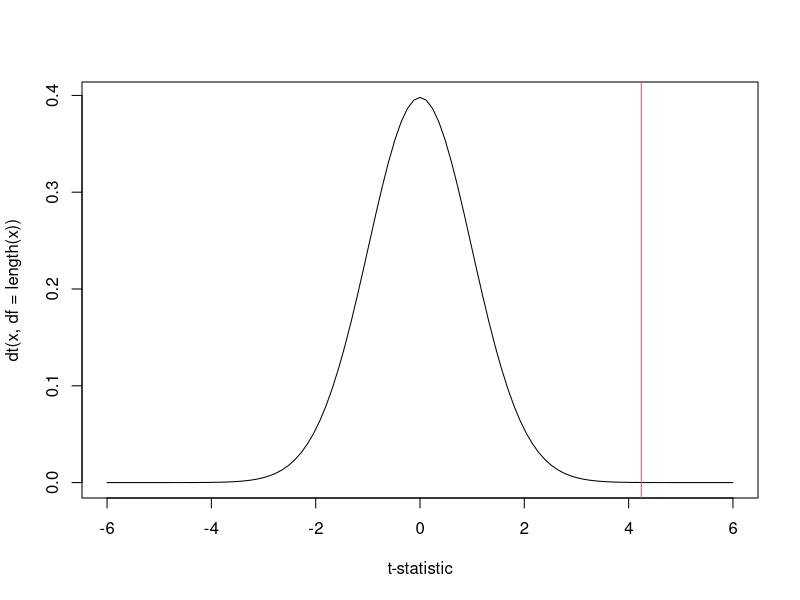
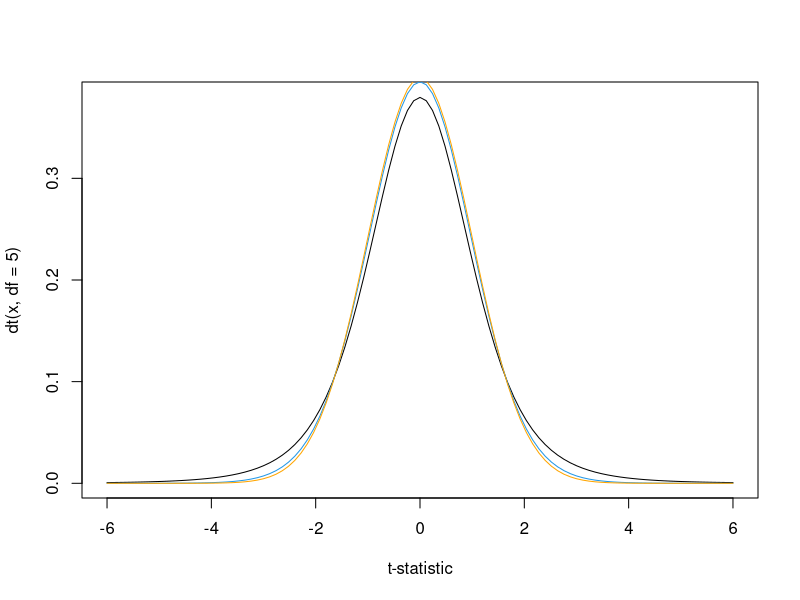
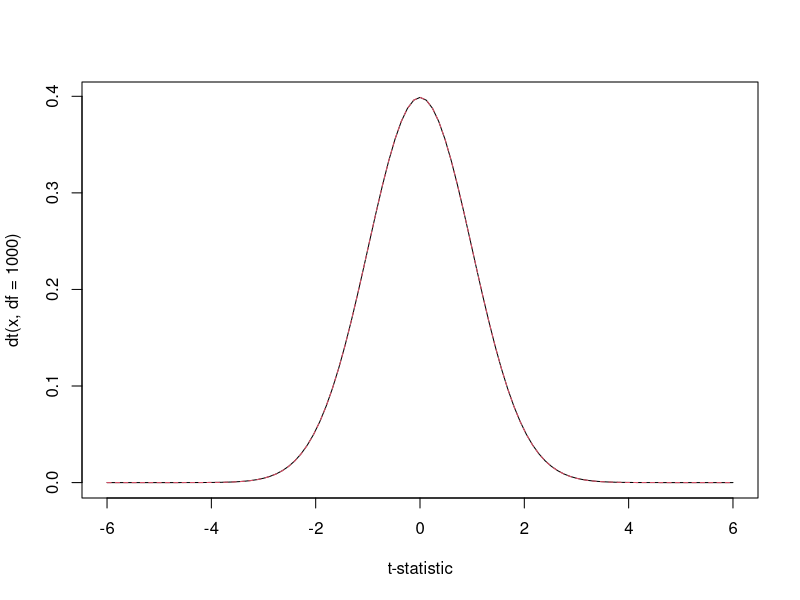
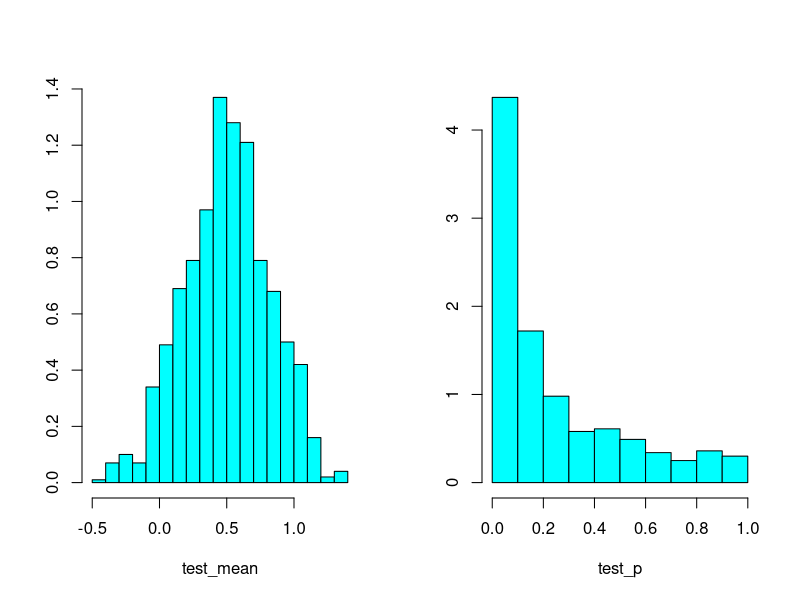
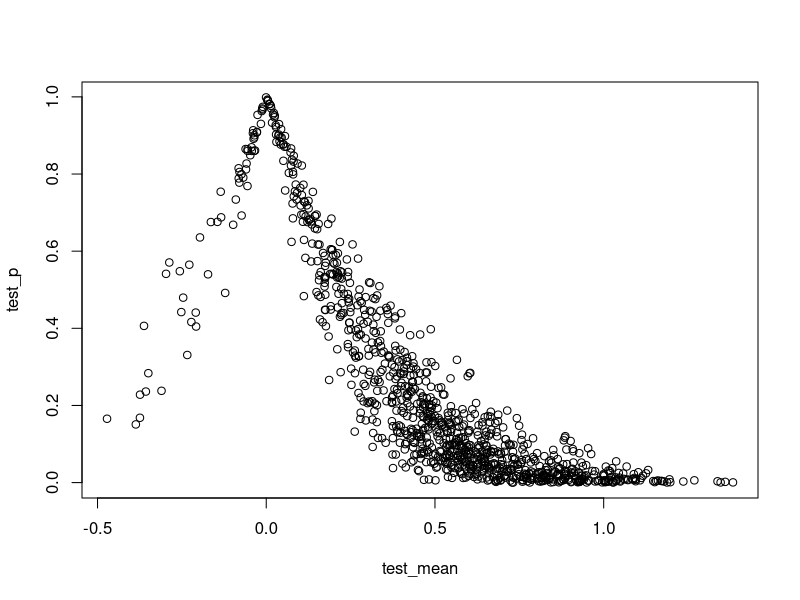
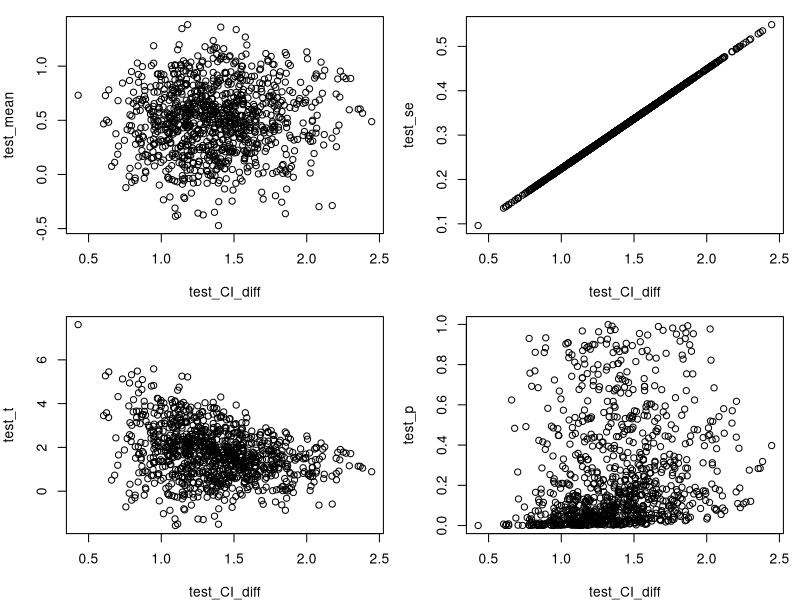
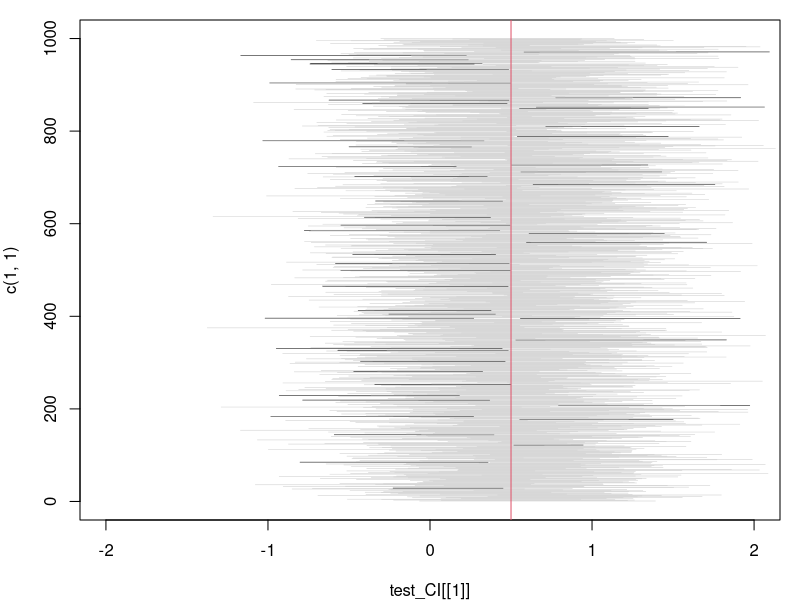

Generate these figures, in order, with R:
## R_Demo_Model_Evaluation_standard_errors_tstats_pvalues_CIs.R
##########################################################################
## INSTRUCTOR: Christopher Fariss
## COURSE NAME: Advanced Computational Methods for Social Media and Textual Data (3B or 2F)
## University of Essex Summer School 2023
##
## Date: 2023-08-16
##
## Please e-mail me if you find any errors or have and suggestions
## e-mail: cjf0006@gmail.com
## e-mail: cjfariss@umich.edu
##########################################################################
##
## See Davies chapter on Null Hypothesis testing
##
## Note: there are a lot of issues with this framework that we don't consider. But these issues are important for interpretation and use when using statistical tools today. And for remembering the context in which these tools were developed, which we link to themes in my Human Rights course.
##
## Check out this additional resources:
## https://tinystats.github.io/teacups-giraffes-and-statistics/06_standardError.html
##
## And some additiona references in case you are really curious:
##
## Neyman, J. (1937). Outline of a theory of statistical estimation based on the classical theory of probability. Philosophical Transactions of the Royal Society of London Series A, Mathematical and Physical Sciences, 236, 333–380.
##
## Morey, R.D., Hoekstra, R., Rouder, J.N. et al. Continued misinterpretation of confidence intervals: response to Miller and Ulrich. Psychon Bull Rev 23, 131–140 (2016). https://doi.org/10.3758/s13423-015-0955-8
##
##########################################################################
## Introduction to tutorial:
## For this R tutorial, we will learn:
##
## (1) First we will estimate the mean of the estimand (MU)
## (2) How to calculate and interpret standard errors
## (3) How to calculate and interpret t-statistics (or Z-scores)
## (4) How to calculate and interpret p-values
## (5) How to calculate and interpret a 95% Confidence Interval (CI)
##
## Warning!: p-values are weird and confusing. Put another way: WTF is a p-value?
##
## The p-value is a probability but it is not intuitive to think about. Even though p-values are confusing, they are used everywhere so we should try to understand what a p-value means and what it does not mean.
##
## First, to calculate a p-value, we need to first calculate the estimate of interest (e.g., mean, correlation coefficient, regression coefficient). Remember the mean or any other estimate is our representation or summary of our data. Conceptually, we think of the true value of the parameter we are interested in as unobservable so it's theoretical in nature. We call this the estimand or sometimes the population parameter (there are lots of ways to denote this idea).
##
## Second, we calculate the interval around the estimate, which is the standard error of the estimate (the standard error is technically the standard deviation of the estimate but since we only have one estimate and not a distribution of estimates we cannot simply calculate the standard deviation so we estimate it and call it the standard error). We use an estimator, which is just an algorithm or procedure to calculate the estimate.
##
## Third, we calculate the position of the estimate relative to 0 using a density function dt() or dnorm(). Usually, we use the Student's t distribution dt() but sometimes we use the normal density function dnorm(). Note that we are assuming that the distribution is centered at 0 (more on this assumption below).
##
## Fourth, we calculate the p-value. The p-value is the probability that the estimate is contained in the interval around 0, given that we assumed the estimate was 0 in the first place. But there are many other related but not quite correct interpretations of the p-value that exist so be wary!
##
## Put another way, the p-value is the probability that an estimate (e.g., mean, regression coefficient) is not far away from 0, assuming that 0 is the "truth".
##
## The assumption that the estimate is 0 is the "truth" is called the null hypothesis (H_{0}). We assume that the estimate is 0 and then see how far away (distance using a density function) it is from the value we actually calculate from the data. So we can define the p-value as the probability of the data given the null hypothesis: p(data | H0).
##
## p-values that are small, usually less than 0.1, 0.05, or 0.01, are used to make the statement that we "reject the null hypothesis" that the true estimate is 0.
##
## If the p-value is relatively large (usually larger than 0.1 or 0.05) then we make the statement that we "fail to reject the null hypothesis" that the true estimate is 0. Note that we do not say (and don't have evidence of) that the estimate is 0.
##
## To review: The p-value is the probability that the estimate is contained in the interval around 0. If the p-value is small, then we reject the null hypothesis and can then say we have evidence that the estimate is different than 0, given that we assumed the estimate was 0 in the first place.
##
## There are more intuitive and easy to understand probability statements that we can use to provide evidence that effects are different than 0 but null-hypothesis testing and its terminology is dominant in many different fields (even if not explicitly so) and are produced by many of the functions we use in R like lm(), t.test(), etc.
##
## We will consider the Bayesian version of the probability of an estimate in another lesson. Note here that formally it flips the conditional probability we defined above from p(data | H0) to p(H | data), where H is the research hypothesis we are testing and not the null hypothesis (H0).
##
## Fifth, we can use the standard error to construct a confidence interval (CI) around the estimate calculated in step (1). CIs are useful descriptions of the range of possible estimates and the uncertainty we have about the estimate we have produced.
##
## However, CIs are even stranger to think about than p-values given the above discussion. For the p-value, we assume the truth is 0 and estimate the distance from that point using a density function. For the CIs, we estimate an interval around the value of the estimate (e.g., the mean, regression coefficient, etc). Both the distance and the CI interval are constructed using the standard error of the estimate. For the p-value, we assume the ratio: estimate/se_estimate is a point on a density function, usually distributed according to either the Student's t distribution or the standard normal distribution (or the appropriate discrete density function for binary or count data). The CI is the estimate +/- the standard error * some value (usually 1.96 standard deviations for large samples of data, which corresponds with 95% Confidence).
##
## So we can say that we have 95% confidence that the interval generated from our data will contain the "true" parameter value or the estimand. But this is not a probability statement. Rather it is a statement about the proportion of times the interval we generate and call a confidence interval will contain 0.
##
## A confidence procedure (CP) is a procedure that generates confidence intervals, and is said to have a confidence coefficient of X % if, in repeated sampling, X % of intervals would contain the true parameter value for all values of the true value (Neyman 1937).
##
## p-values and CIs are strange statistical ideas to think about. With some tinkering though, we can alter these values and interpret them in more intuitive ways that are based on simple probabilities. We need to use Bayes rule and flip the conditional probability we defined above from p(data | H0) to p(H | data).

##
##########################################################################

library(MASS)

## function to calculate the standard error of the mean
mean_se <- function(x){
  sd(x)/sqrt(length(x))
}

## function to calculate the p-value of the mean
mean_pvalue <- function(x, test.alternative="two.sided"){
  if(test.alternative=="one.sided"){
    ## pt() gives the sum of density (cumulative density) for the student's t distribution for a range from -infinity to the value supplied to the function (this is a one-sided test)
    pt(mean(x)/mean_se(x), df=length(x)-1)
  } else if(test.alternative=="two.sided"){
    ## the value from the min() function is always less than or equal to 0.5 because values from 0 - .5 are less than values from 1 - (0 to .5) and values from .5 to 1 are greater than values from 1 - (.5 to 1)
    ## which is why we have to multiply the value returned by the min() function by 2 (we are adding up two equal size ends of the probability distribution)
    ## this gives us density from both sides of the Student's t distribution
    2 * min(pt(mean(x)/mean_se(x), df=length(x)-1), 1 - pt(mean(x)/mean_se(x), df=length(x)-1))
  } else{
    print("something is wrong!")
  }
}

## generate a simple variable (try different x's to see how the spread of the data influences the standard error, t-stat, p-value, and 95% CI)
x <- 1:5
#x <- c(1,1,3,5,5)
#x <- c(0,0,3,6,6)
#x <- c(-1,-1,3,7,7)
#x <- c(-2,-2,3,8,8)
#x <- c(-3,-3,3,9,9)
#x <- c(-10,-10,3,16,16)
#x <- c(-20,-20,3,26,26)
#x <- c(-100,-100,3,106,106)
#x <- -10:10
#x <- -9:11

x <- rep(1:5,20)
length(x)
x <- 1:5

## calculate an estimate and measures of the uncertainty of the estimate
mean(x) ## mean (estimate)
mean_se(x) ## standard error (standard deviation of the estimate)
mean(x)/mean_se(x) ## t-statistic (ratio of the estimate and the standard deviation of the estimate, which is interpreted as the position on a density function for the Student's t distribution or normal distribution if it's called the z-score)
mean_pvalue(x) ## p-value (probability of an estimated value far away from 0; assuming that 0 is the "Truth")

x <- 1:5
t.test(x)

t.test(x)$estimate ## mean (estimate)
t.test(x)$stderr ## standard error (standard deviation of the estimate)
t.test(x)$statistic ## t-statistic (ratio of the estimate and the standard deviation of the estimate, which is interpreted as the position on a density function for the Student's t distribution or the normal distribution if it's called the z-score)
t.test(x)$p.value ## p-value (probability of an estimated value far away from 0; assuming that 0 is the "Truth")


## let's look at the complete output from the t.test() function
t.test(x)

## two functions to inspect the output from t.test() function
names(t.test(x))
attributes(t.test(x))

## proofs of equality between algorithms
mean(x) == t.test(x)$estimate
mean_se(x) == t.test(x)$stderr
mean(x)/mean_se(x) == t.test(x)$statistic
mean_pvalue(x) == t.test(x)$p.value

mean_pvalue(x)
t.test(x)$p.value

## Note that the last test above is FALSE because of a rounding error
## Below, we will use the round function to determine how many digits the test above is TRUE before becoming FALSE

## plot the Student's t distribution
x<-1:5
par(mfrow=c(1,1))
curve(expr=dt(x,df=length(x)), from=-6,to=6, n=101, xlab="t-statistic")
abline(v=mean(x)/mean_se(x), col=2)

## 95% CI
t.test(x)$estimate + 1.96*t.test(x)$stderr
t.test(x)$estimate - 1.96*t.test(x)$stderr

## why not 1.96? note:
pt(1.96,5) - pt(-1.96,5)

## the above answer does not give us 95% CI
## we can use the q-type function to determine the t-statistic we need to compute the 95% CI
qt(.975,5)
qt(.025,5)

pt(2.570582,5) - pt(-2.570582,5)

## let's recompute the 95% CI
t.test(x)$estimate + 2.57*t.test(x)$stderr
t.test(x)$estimate - 2.57*t.test(x)$stderr

## note this works thought with large df argument (degrees of freedom)
pt(1.96,1000) - pt(-1.96,1000)

curve(expr=dt(x,df=5), from=-6,to=6, n=101, xlab="t-statistic")
curve(expr=dt(x,df=25), from=-6,to=6, n=101, add=TRUE, col=4)
curve(expr=dt(x,df=1000), from=-6,to=6, n=101, add=TRUE, col="orange")

## compare the density of the Student's t to normal
curve(expr=dt(x,df=1000), from=-6,to=6, n=101, xlab="t-statistic")
curve(expr=dnorm(x), from=-6,to=6, n=101, add=TRUE, lty=2, col=2)

## Z-score
pnorm(1.96)
pnorm(-1.96)

pnorm(1.96) - pnorm(-1.96)

qnorm(.975)
qnorm(.025)

pnorm(qnorm(.975)) - pnorm(qnorm(.025))


## instead of using 1.96, if we use the t-statistic, notice that the interval now includes 0 (this will always happen)
## this is the range of values that always includes 0
## note this is not a range that is generally reported in applied data science research
t.test(x)$estimate + t.test(x)$statistic*t.test(x)$stderr
t.test(x)$estimate - t.test(x)$statistic*t.test(x)$stderr


## set the parameters for a small simulation: sample size, mean, standard deviation
sim_n <- 10
MU <- 0.5
SD <- 1

## define objects
test_mean <- test_se <- test_t <- test_p <- test_p.value <- c()
test_CI <- list()

## run the simulation
for(i in 1:1000){
  x1 <- rnorm(sim_n, mean=MU, sd=SD)
  test_mean[i] <- mean(x1)
  test_se[i] <- mean_se(x1)
  test_t[i] <- test_mean[i]/test_se[i]
  test_p[i] <- mean_pvalue(x1)
  test_p.value[i] <- t.test(x1)$p.value
  test_CI[[i]] <-  c(test_mean[i] + qt(.025,sim_n)*test_se[i], test_mean[i] + qt(.975,sim_n)*test_se[i])
}

## plot the results
par(mfrow=c(1,2))
truehist(test_mean)
truehist(test_p)

##
mean(test_mean)
sd(test_mean)

##
mean(test_mean>0)
mean(test_mean<=0)

##
par(mfrow=c(1,1))
plot(test_mean, test_p)

## we will test this more thoroughly with a simulation below
table(test_p.value == test_p)
summary(test_p.value - test_p)


## loop through the list object and calculate
test_CI_0 <- test_CI_diff <- test_CI_MU <- c()
for(i in 1:length(test_CI)){
  test_CI_0[i] <- xor(all(test_CI[[i]]>0), all(test_CI[[i]]<0))
  test_CI_diff[i] <- test_CI[[i]][2] - test_CI[[i]][1]
  test_CI_MU[i] <- MU <= test_CI[[i]][2] & MU >= test_CI[[i]][1]
}

summary(test_CI_diff)

table(test_CI_MU)
table(test_CI_0)

##
par(mfrow=c(2,2), mar=c(4,4,1,1))
plot(test_CI_diff, test_mean)
plot(test_CI_diff, test_se)
plot(test_CI_diff, test_t)
plot(test_CI_diff, test_p)

## plot all the CIs from the simulation
par(mfrow=c(1,1), mar=c(4,4,1,1))
plot(test_CI[[1]], c(1,1), xlim=c(-2,2), ylim=c(0,length(test_CI)), type="n")
for(i in 1:length(test_CI)){
  lines(test_CI[[i]], c(i,i), col=ifelse(test_CI_MU[i], grey(.8),1), lwd=0.5)
}
abline(v=MU, col=2)

## So what does this all tell us? Essentially, if the CI contains 0, then the "true" estimate could also be 0 which is why choose to not claim a relationship is different from 0 (i.e., we fail to reject the null hypothesis).


## Here, we will use the round function to determine how many digits the test above is TRUE before becoming FALSE
## THIS IS JUST FOR FUN!
significant_digit <- 0
test <- TRUE
repeat{
  test <- round(t.test(x)$p.value, significant_digit) == round(mean_pvalue(x), significant_digit)
  if(test==FALSE) break
  significant_digit <- significant_digit + 1
}
significant_digit

## double check
round(t.test(x)$p.value, significant_digit-1) == round(mean_pvalue(x), significant_digit-1)
round(t.test(x)$p.value, significant_digit) == round(mean_pvalue(x), significant_digit)

## print out the rounded digits
print(t.test(x)$p.value, significant_digit-1)
print(mean_pvalue(x), significant_digit-1)

## the difference between the two values is 0.0000000000000003
print(t.test(x)$p.value, significant_digit)
print(mean_pvalue(x), significant_digit)

## we can print out to 22 significant digits in R (note: that this number may be different depending on your computer)
significant_digit+6

## print out the entire digit to the 22nd place
print(t.test(x)$p.value, significant_digit+6)
print(mean_pvalue(x), significant_digit+6)



